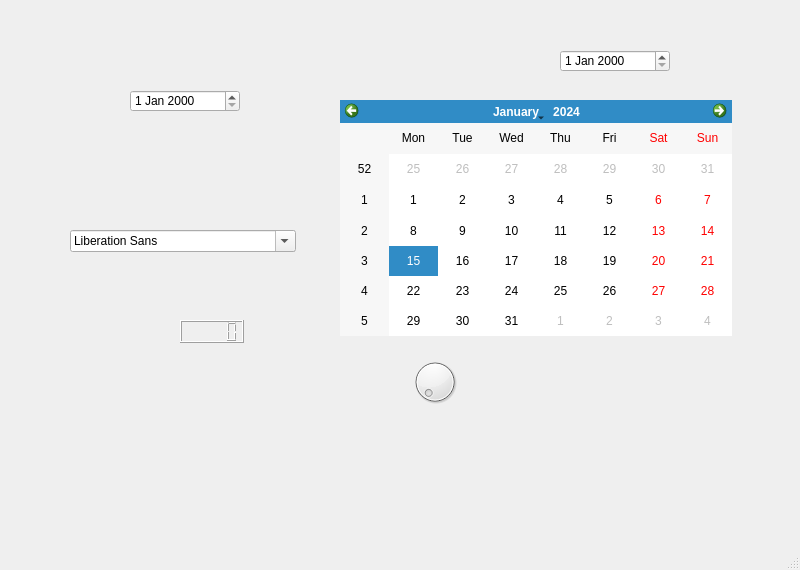
<?xml version="1.0" encoding="UTF-8"?>
<ui version="4.0">
 <class>MainWindow</class>
 <widget class="QMainWindow" name="MainWindow">
  <property name="geometry">
   <rect>
    <x>0</x>
    <y>0</y>
    <width>800</width>
    <height>570</height>
   </rect>
  </property>
  <property name="windowTitle">
   <string>MainWindow</string>
  </property>
  <widget class="QWidget" name="centralwidget">
   <widget class="QDial" name="dial">
    <property name="geometry">
     <rect>
      <x>410</x>
      <y>350</y>
      <width>50</width>
      <height>64</height>
     </rect>
    </property>
   </widget>
   <widget class="QDateEdit" name="dateEdit">
    <property name="geometry">
     <rect>
      <x>130</x>
      <y>90</y>
      <width>110</width>
      <height>22</height>
     </rect>
    </property>
   </widget>
   <widget class="QDateEdit" name="dateEdit_2">
    <property name="geometry">
     <rect>
      <x>560</x>
      <y>50</y>
      <width>110</width>
      <height>22</height>
     </rect>
    </property>
   </widget>
   <widget class="QFontComboBox" name="fontComboBox">
    <property name="geometry">
     <rect>
      <x>70</x>
      <y>230</y>
      <width>226</width>
      <height>22</height>
     </rect>
    </property>
   </widget>
   <widget class="QLCDNumber" name="lcdNumber">
    <property name="geometry">
     <rect>
      <x>180</x>
      <y>320</y>
      <width>64</width>
      <height>23</height>
     </rect>
    </property>
   </widget>
   <widget class="QCalendarWidget" name="calendarWidget">
    <property name="geometry">
     <rect>
      <x>340</x>
      <y>100</y>
      <width>392</width>
      <height>236</height>
     </rect>
    </property>
   </widget>
  </widget>
  <widget class="QMenuBar" name="menubar">
   <property name="geometry">
    <rect>
     <x>0</x>
     <y>0</y>
     <width>800</width>
     <height>26</height>
    </rect>
   </property>
  </widget>
  <widget class="QStatusBar" name="statusbar"/>
 </widget>
 <resources/>
 <connections/>
</ui>
